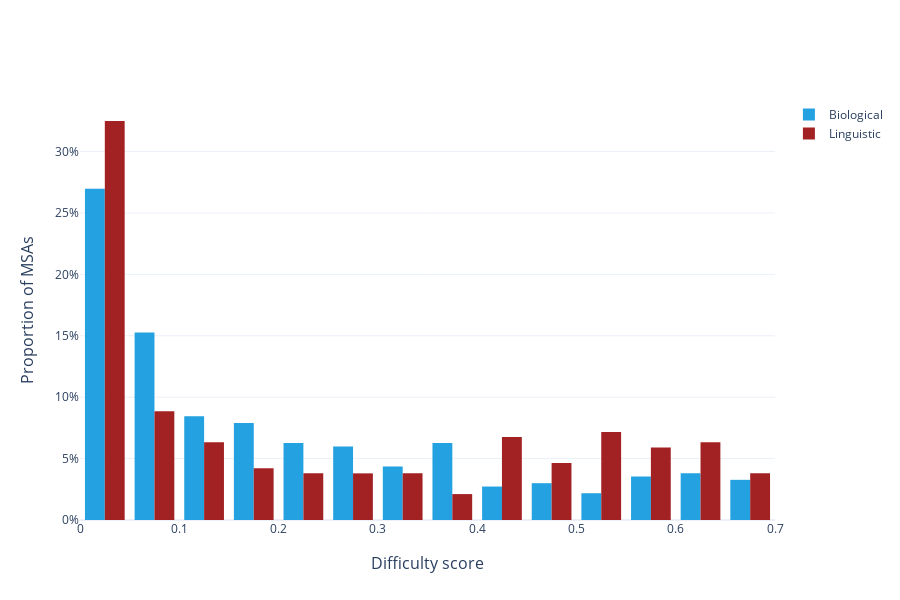

Source (notebook cell):
### Code cell
def plots_for_column(col, title, eliminate_outlier = False):
    fig = make_subplots(
        rows=1,
        cols=1,
        #subplot_titles=[title, ""],
        x_title=title,
        y_title="Proportion of MSAs"
    )

    all_data = pd.concat([morph_data, lang_data], join="inner")
    if eliminate_outlier:
        lower = all_data[col].quantile(0.05)
        upper = all_data[col].quantile(0.95)
    else:
        lower = all_data[col].min()
        upper = all_data[col].max()
    
    
    fig.append_trace(
        go.Histogram(
            x=morph_data.loc[morph_data[col].between(lower, upper)][col],
            name="Biological",
            marker_color=cc_morph.get_model_color("BIN"),
            showlegend=True
            , histnorm="percent",
        ),
        row=1,
        col=1
    )
    fig.append_trace(
        go.Histogram(
            x=lang_data.loc[lang_data[col].between(lower, upper)][col],
            name="Linguistic",
            marker_color=cc_lang.get_model_color("BIN"),
            showlegend=True
            , histnorm="percent"
        ),
        row=1,
        col=1
    )
    fig.update_yaxes(dict(ticksuffix="%"))
    return fig

column = "difficult"

plots_for_column(column, "Difficulty score", True).update_layout(
    template="plotly_white", height=600)
#plots_for_column(column).write_image(column + ".png")

### Figure 1 — Plotly figure (JSON) as saved in the notebook; plotly's stock layout.template omitted (floating-point values rounded to 4 significant figures; data arrays with more than 128 entries replaced by an {"elided": "..."} marker saying what was removed)
{"data": [{"histnorm": "percent", "marker": {"color": "#23A1E0"}, "name": "Biological", "showlegend": true, "type": "histogram", "x": {"elided": "367 float values"}, "xaxis": "x", "yaxis": "y"}, {"histnorm": "percent", "marker": {"color": "#A22223"}, "name": "Linguistic", "showlegend": true, "type": "histogram", "x": {"elided": "237 float values"}, "xaxis": "x", "yaxis": "y"}], "layout": {"annotations": [{"font": {"size": 16}, "showarrow": false, "text": "Difficulty score", "x": 0.5, "xanchor": "center", "xref": "paper", "y": 0, "yanchor": "top", "yref": "paper", "yshift": -30}, {"font": {"size": 16}, "showarrow": false, "text": "Proportion of MSAs", "textangle": -90, "x": 0, "xanchor": "right", "xref": "paper", "xshift": -40, "y": 0.5, "yanchor": "middle", "yref": "paper"}], "height": 600, "xaxis": {"anchor": "y", "domain": [0, 1]}, "yaxis": {"anchor": "x", "domain": [0, 1], "ticksuffix": "%"}}}
